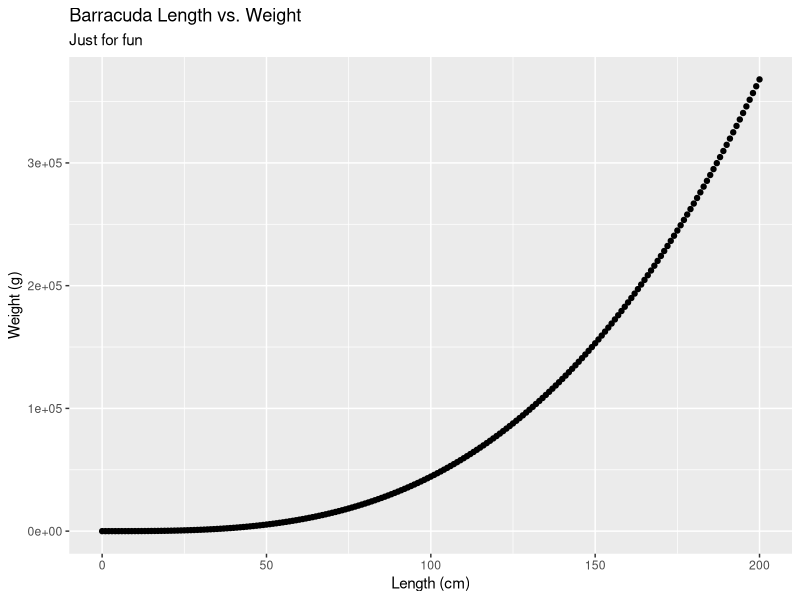

This chart was generated by the following R code:
## ---- chunk 1
knitr::opts_chunk$set(echo = TRUE)

library(tidyverse)
## ---- chunk 2
fish_weight = function(fish_l, a_parameter, b_parameter) {
  
  a_parameter * (fish_l ^ b_parameter)
  
}
# milkfish
fish_weight(fish_l = 60, a_parameter = 0.0905, b_parameter = 2.52)
# giant trevally
fish_weight(fish_l = 60, a_parameter = 0.0353, b_parameter = 3.05)
# great barracuda
fish_weight(fish_l = 60, a_parameter = 0.0181, b_parameter = 3.27)

## ---- chunk 3
# As a sequence
fish_length = seq(from = 0, to = 200, by = 1)

barracuda_weight = function(fish_length, a_parameter, b_parameter) {
  
  a_parameter * (fish_length ^ b_parameter)
  
}
barracuda_Weight = barracuda_weight(fish_length = fish_length, a_parameter = 0.0353, b_parameter = 3.05)

# convert into data frame
barracuda_frame = data.frame(fish_length, barracuda_Weight)

# and present it with ggplot
ggplot(data = barracuda_frame, aes(x = fish_length, y = barracuda_Weight)) +
  geom_point() +
  labs(x = "Length (cm)", y = "Weight (g)", title = "Barracuda Length vs. Weight", subtitle = "Just for fun")
